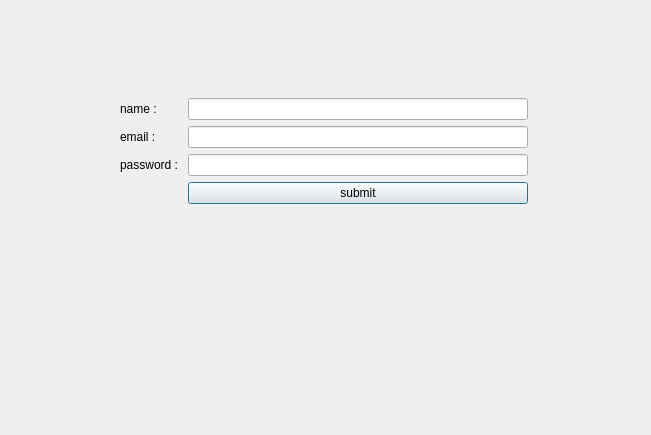
<?xml version="1.0" encoding="UTF-8"?>
<ui version="4.0">
 <class>SignIn</class>
 <widget class="QDialog" name="SignIn">
  <property name="geometry">
   <rect>
    <x>0</x>
    <y>0</y>
    <width>651</width>
    <height>435</height>
   </rect>
  </property>
  <property name="windowTitle">
   <string>Dialog</string>
  </property>
  <widget class="QWidget" name="formLayoutWidget">
   <property name="geometry">
    <rect>
     <x>110</x>
     <y>90</y>
     <width>421</width>
     <height>161</height>
    </rect>
   </property>
   <layout class="QFormLayout" name="formLayout">
    <property name="leftMargin">
     <number>10</number>
    </property>
    <property name="topMargin">
     <number>8</number>
    </property>
    <property name="rightMargin">
     <number>3</number>
    </property>
    <property name="bottomMargin">
     <number>2</number>
    </property>
    <item row="0" column="0">
     <widget class="QLabel" name="name">
      <property name="text">
       <string>name : </string>
      </property>
     </widget>
    </item>
    <item row="1" column="0">
     <widget class="QLabel" name="email">
      <property name="text">
       <string>email : </string>
      </property>
     </widget>
    </item>
    <item row="2" column="0">
     <widget class="QLabel" name="password">
      <property name="text">
       <string>password : </string>
      </property>
     </widget>
    </item>
    <item row="0" column="1">
     <widget class="QLineEdit" name="nameIn"/>
    </item>
    <item row="1" column="1">
     <widget class="QLineEdit" name="emailIn"/>
    </item>
    <item row="2" column="1">
     <widget class="QLineEdit" name="passwordIn"/>
    </item>
    <item row="3" column="1">
     <widget class="QPushButton" name="submit">
      <property name="text">
       <string>submit</string>
      </property>
     </widget>
    </item>
   </layout>
  </widget>
 </widget>
 <resources/>
 <connections/>
</ui>
